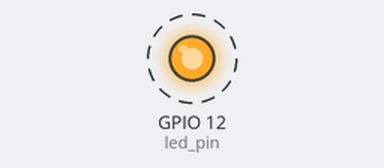
The program below on a simulated Raspberry Pi (BCM pin numbers). Parts: output pins drawn as LEDs (lit = HIGH). Dashed ring = blinking.

Above: at 0.5 s.
Timing chart, 0 to 4.6 s (numbered marks = the images above):
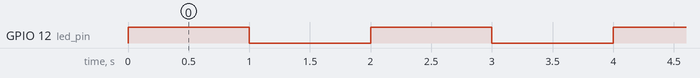

Measured:
- by itself, GPIO 12 (led_pin): alternates HIGH for 1.0 s and LOW for 1.0 s

The program:

Example_Hardware_01_-_GPIO.py
```python
import time
import RPi.GPIO as GPIO

# Pin definitions
led_pin = 12

# Suppress warnings
GPIO.setwarnings(False)

# Use "GPIO" pin numbering
GPIO.setmode(GPIO.BCM)

# Set LED pin as output
GPIO.setup(led_pin, GPIO.OUT)

# Blink forever
while True:
    GPIO.output(led_pin, GPIO.HIGH) # Turn LED on
    time.sleep(1)                   # Delay for 1 second
    GPIO.output(led_pin, GPIO.LOW)  # Turn LED off
    time.sleep(1)                   # Delay for 1 second
```
